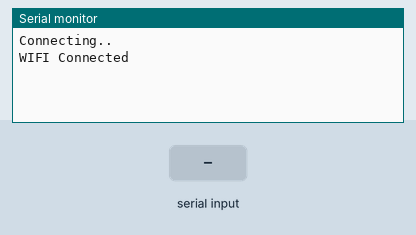
Recording of a sketch running on a simulated ESP8266 (NodeMCU). On the bench: the last lines printed to the serial monitor. The test bench sets the inputs (shaded band). WiFi joins after 1.5 s; servers stay silent unless stated.

Above: at 3.2 s.
3.3 s: "S1\n" received over Serial
At 4.6 s:
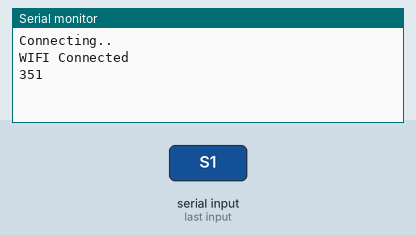
6.0 s: "90,45\n" received over Serial
At 6.9 s:
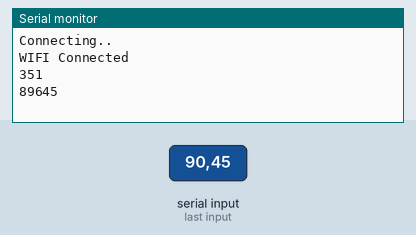

Measured:
- after the input at 3.3 s, the serial monitor: prints a new line after 0.70 s (image 1)
- after the input at 6.0 s, the serial monitor: prints a new line after 0.15 s (image 2)

The sketch:

18-19_Summer_Sensor_Test.ino
```cpp
//-----INCLUDES-----//
#include <ESP8266WiFi.h>
#include <Wire.h>
#include <FirebaseArduino.h>
#include <ArduinoJson.h>

//-----DEFINES-----//
#define FIREBASE_HOST "stanford-farm.firebaseio.com"
#define FIREBASE_AUTH "QcFhTkA1yECwRqv2vjhWFOrZAzoIPcElAHQPOUdj"

//-----SETTINGS-----//
int postingInterval = 1000; // 5 seconds

// Wi-Fi Settings
//const char* ssid = "Stanford"; // your wireless network name (SSID)
//const char* password = ""; // your Wi-Fi network password
const char* ssid = "ahosler"; // your wireless network name (SSID)
const char* password = "somethingsexy"; // your Wi-Fi network password
WiFiClient client;

//-----SETUP/LOOP-----//
void setup() {
  Serial.begin(9600);
  WiFi.begin(ssid, password);
  connectToInternet();

  Firebase.begin(FIREBASE_HOST,FIREBASE_AUTH);
}

void loop() {
  readAndUploadData();
  delay(postingInterval);
}

//-----SETUP METHODS-----//
void connectToInternet() {
  Serial.print("Connecting");
  while (WiFi.status() != WL_CONNECTED) {
    Serial.print(".");
    delay(1000);
  }
  Serial.println();
  Serial.println("WIFI Connected");
  Serial.println();
}
  int num = 0;
  int digit = 0;
//-----HELPER METHODS-----//
void readAndUploadData() {
  if (Serial.available() > 0) {
    num = 0;
    while (Serial.available() > 0) {
       digit = Serial.read();
       if (digit != 13 && digit != 10) {
          num *= 10;
          num += digit-48;
       }
    }
    Serial.println(num);
    Firebase.setInt("number", num);
    if (Firebase.failed()) {
        Serial.print("Firebase failure: ");
        Serial.println(Firebase.error());
    }
  }
  delay(1000);
  /*
  //int g1int = Firebase.getInt("Live/G1/sensor1");
  Firebase.setInt("S1", 100);
  Serial.print("G1 Integer: SET"); //Serial.println(g1int);
  if (Firebase.failed()) {
      Serial.print("Firebase failure: ");
      Serial.println(Firebase.error());
  }

  delay(1000);
  Serial.println();
  */
//  Firebase.setInt("Live/G1/sensor1", 69);
//  Firebase.setInt(("Live/G2"), adc1);
//  Firebase.setInt(("Live/G3"), adc1);
//  Firebase.setInt(("Live/G4"), adc1);
//  Firebase.setInt(("Live/G5"), adc1);
//  Firebase.setInt(("Live/G6"), adc1);
//
//  String path = "Database/G1/sensor1";
//  DynamicJsonBuffer jsonBuffer;
//  JsonObject& upload = jsonBuffer.createObject();
//  JsonObject& uploadTime = upload.createNestedObject("timestamp");
//  upload["value"] = adc0;
//  uploadTime[".sv"] = "timestamp";
//  Firebase.push(path, upload);
}
```
